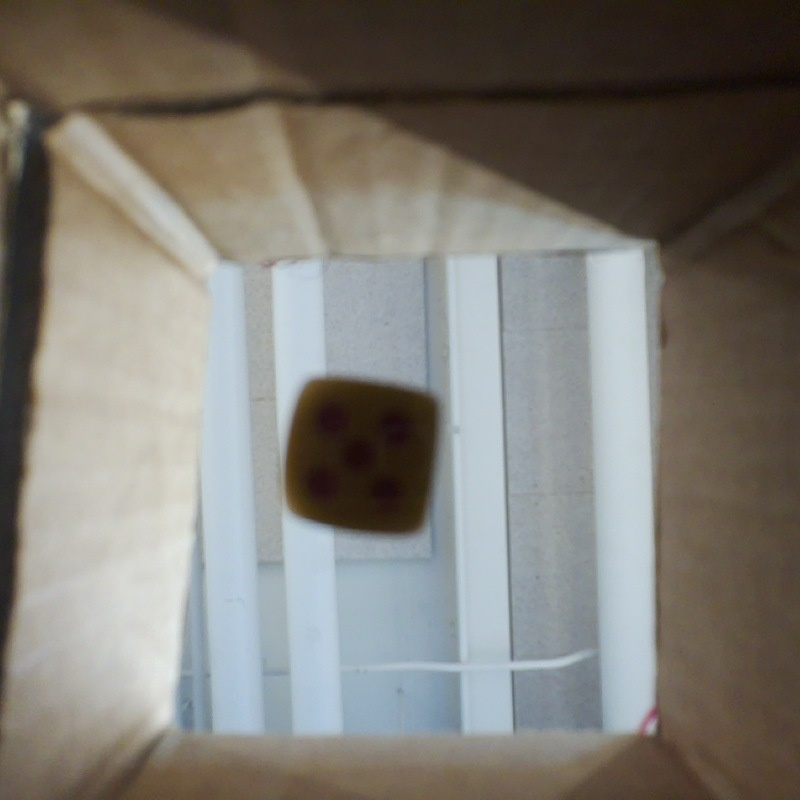
//> input picture dice_original.jpg, 800 x 800 px
$ ./dice_detector   (built with g++ and OpenCV 4)
//> lines starting //> are read from the running program, lines starting //| are printed output that depends on the picture; after the words box and inside, x2 and y2 are one past the last pixel; in counts of white or black regions, pixels touching at a corner belong together
#include <opencv2/opencv.hpp>
#include <iostream>
#include <vector>
#include <cmath>
#include <cstdlib>

const bool TESTING = true;


int detectDiceVal() {
    // ---------- CAPTURE IMAGE ----------
    cv::Mat orig_image = cv::imread("dice_original.jpg");
//> orig_image is the input picture: 800 rows x 800 cols, CV_8UC3; mean B, G, R 116.8, 123.4, 126.3

    if (orig_image.empty()) {
        std::cerr << "Error: Failed to load captured image" << std::endl;
        return -1;
    }

    if (TESTING) {
        std::cout << "Saved original image: dice_original.jpg" << std::endl;
    }

    cv::Mat thresh;
    thresh = cv::imread("dice_original.jpg", cv::IMREAD_GRAYSCALE);
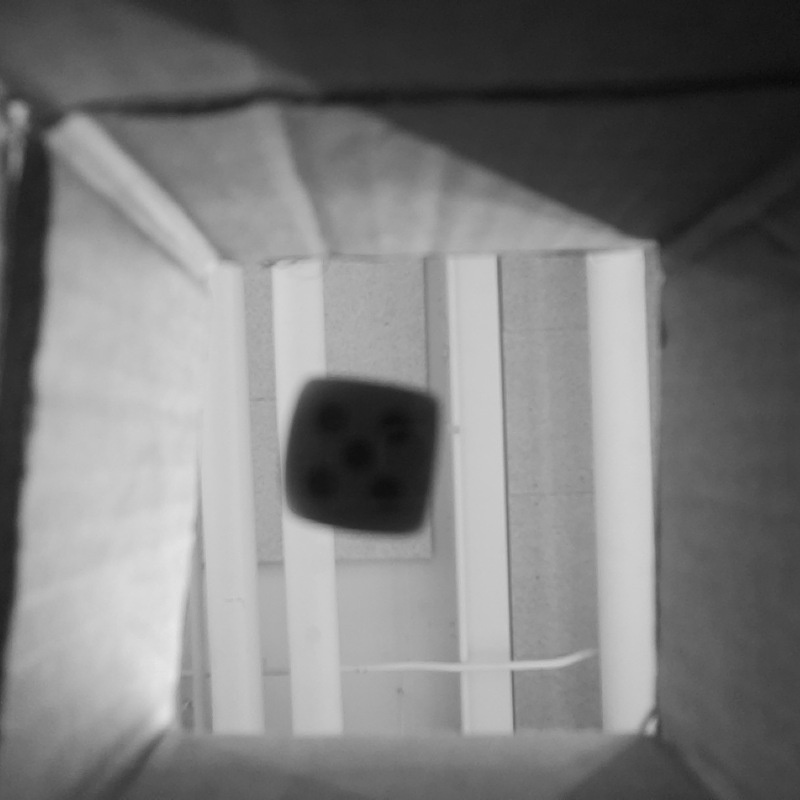
//> thresh: 800 rows x 800 cols, CV_8UC1; min 8, max 231, mean 123.5

    // ---------- EDIT IMAGE ----------
    // Apply Gaussian blur to reduce noise
    cv::GaussianBlur(thresh, thresh, cv::Size(3, 3), 0);

    // Apply threshold (third is threshold value, adjust as needed, lower for more black)
    cv::threshold(thresh, thresh, 20, 255, cv::THRESH_BINARY_INV);
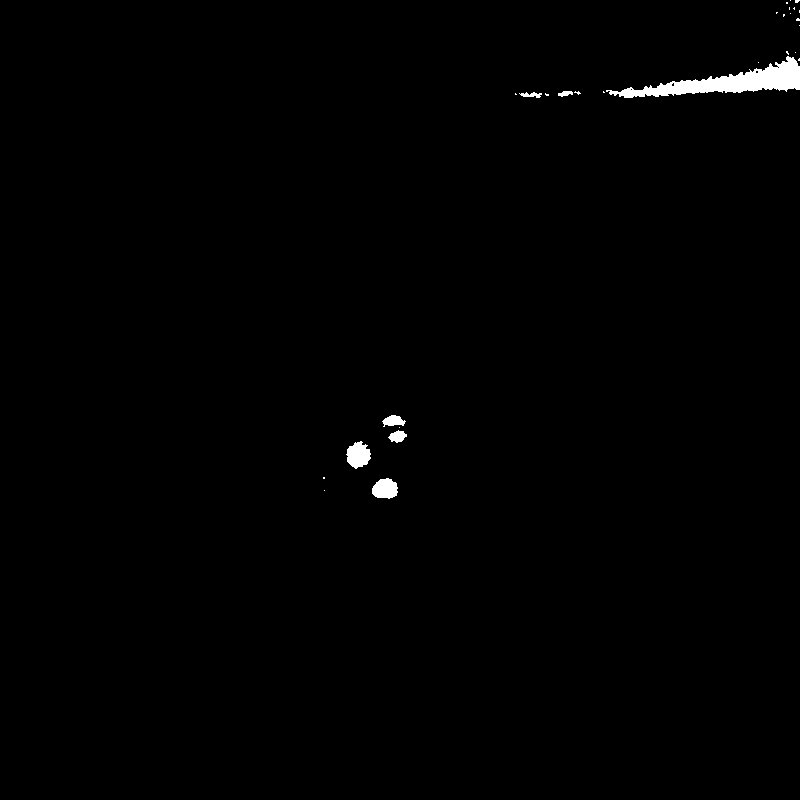
//> thresh: 800 rows x 800 cols, CV_8UC1; 0.69% white; 29 white regions (22 under 20 px), largest, box (x1, y1, x2, y2) and area: (606, 56, 800, 98) 2937, (346, 441, 371, 469) 479, (372, 478, 398, 499) 416

    if (TESTING) {
        cv::imwrite("dice_threshold.jpg", thresh);
        std::cout << "Saved processed image: dice_threshold.jpg" << std::endl;
    }

    // ---------- PROCESS IMAGE ----------
    // Set up SimpleBlobDetector parameters
    cv::SimpleBlobDetector::Params params;

    // Filter by area
    params.filterByArea = true;
    params.minArea = 100;
    params.maxArea = 100000;
    // Filter by circularity
    params.filterByCircularity = true;
    params.minCircularity = 0.6;
    // Filter by color
    params.filterByColor = true;
    params.blobColor = 255; // white blobs
    // Turn off convexity, intertia filters
    params.filterByConvexity = false;
    params.filterByInertia = false;

    // Create detector
    cv::Ptr<cv::SimpleBlobDetector> detector = cv::SimpleBlobDetector::create(params);

    // Detect blobs
    std::vector<cv::KeyPoint> keypoints;
    detector->detect(thresh, keypoints);
//> keypoints = 3 keypoints; (x, y, size): (358, 455, 23.7), (385, 488, 22.2), (397, 436, 12.8)

    int numDots = keypoints.size();
//> numDots = 3
    int diceVal;

    // Handle errors with closest guess
    if (numDots < 1) {
        diceVal = 1;
    }
    else if (numDots > 6) {
        diceVal = 6;
    }
    else {
        diceVal = std::abs(7 - numDots);
//> diceVal = 4
    }

    if (TESTING) {
        cv::Mat frameWithDots = orig_image.clone();
        // Draw circles around detected dots
        for (const auto& kp : keypoints) {
            int x = static_cast<int>(kp.pt.x);
            int y = static_cast<int>(kp.pt.y);
            int radius = static_cast<int>(kp.size / 2);
            cv::circle(frameWithDots, cv::Point(x, y), radius, cv::Scalar(0, 255, 0), 5);
        }
//> this loop made 3 passes
//> (kp, x, y, radius) on passes 1 to 3: (keypoint at (384.7, 488.5), size 22.2, 384, 488, 11), (keypoint at (357.8, 454.8), size 23.7, 357, 454, 11), (keypoint at (397.2, 436.1), size 12.8, 397, 436, 6)
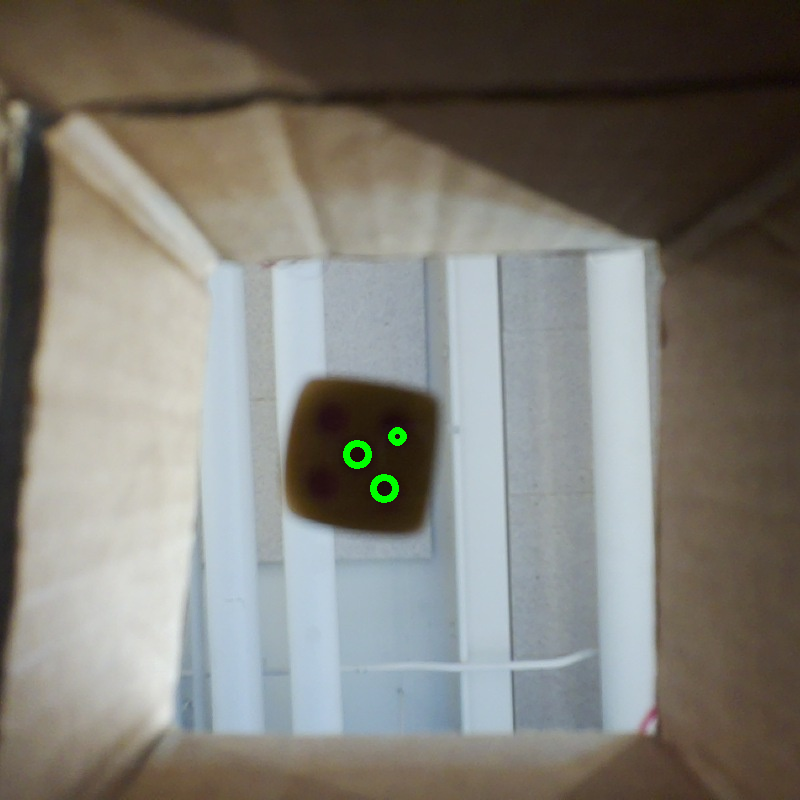
//> frameWithDots: 800 rows x 800 cols, CV_8UC3; 0.19% of pixels changed, all inside (x1, y1, x2, y2) = (343, 427, 407, 503)
        cv::imwrite("dice_detected.jpg", frameWithDots);
        std::cout << "Saved detection image: dice_detected.jpg" << std::endl;
        std::cout << "\nDots detected: " << numDots << std::endl;
//| Dots detected: 3
        if (numDots < 1 || numDots > 6) {
            std::cout << "ERROR: detected invalid dice value" << std::endl;
        }
        std::cout << "\nDice value detected: " << diceVal << std::endl;
//| Dice value detected: 4
    }

    return diceVal;
}

int main() {
    int result = detectDiceVal();
//> result = 4

    if (result == -1) {
        std::cerr << "Failed to detect dice value" << std::endl;
        return 1;
    }

    return 0;
}
